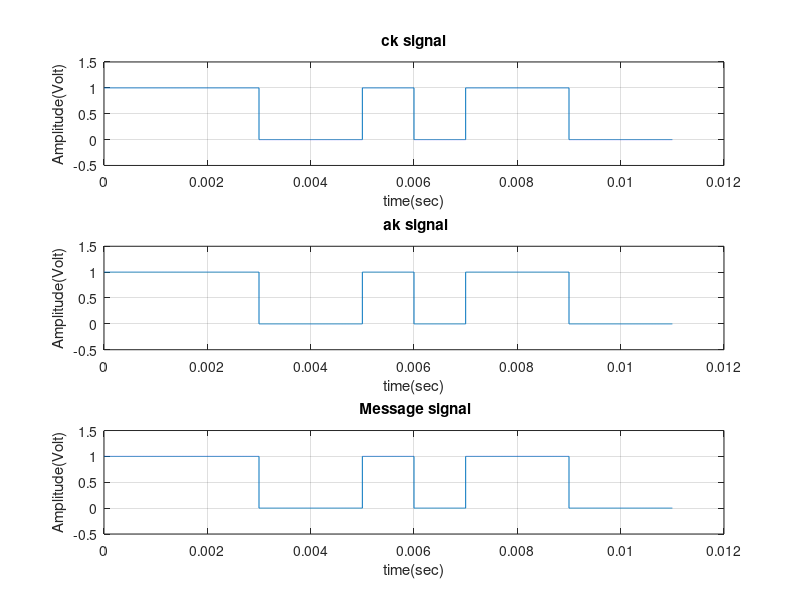

MATLAB code for this plot:
% question1(a)
clc;
close all;

Tb = .001;

% defined ak here
t1 = 0:Tb/999:Tb;
t2 = Tb:Tb/999:2*Tb;
t3 = 2*Tb:Tb/999:3*Tb;
t4 = 3*Tb:Tb/999:4*Tb;
t5 = 4*Tb:Tb/999:5*Tb;
t6 = 5*Tb:Tb/999:6*Tb;
t7 = 6*Tb:Tb/999:7*Tb;
t8 = 7*Tb:Tb/999:8*Tb;
t9 = 8*Tb:Tb/999:9*Tb;
t10 = 9*Tb:Tb/999:10*Tb;
t11 = 10*Tb:Tb/999:11*Tb;

%defining time 
t = [t1 t2 t3 t4 t5 t6 t7 t8 t9 t10 t11];

%initialising ck
y1 = 1*ones(size(t1));                     
y2 = 1*ones(size(t2));                    
y3 = 1*ones(size(t3));                     
y4 = 0*ones(size(t4));                     
y5 = 0*ones(size(t5));                    
y6 = 1*ones(size(t6));                    
y7 = 0*ones(size(t7));                    
y8 = 1*ones(size(t8));                     
y9 = 1*ones(size(t9));                     
y10 = 0*ones(size(t10));                     
y11 = 0*ones(size(t11));                     

%defining amplitudes of ak list
yck = [y1 y2 y3 y4 y5 y6 y7 y8 y9 y10 y11];

%plot ck
figure(1);
subplot(3,1,1);
plot(t ,yck); 
ylim([-0.5 1.5]);
title("ck signal");
xlabel("time(sec)");
ylabel("Amplitude(Volt)");
grid on;

% 1 is mapped to 1 and 0 to 0
% both ak and ck are same
yak = yck;

%plot ak
subplot(3,1,2);
plot(t ,yak);
ylim([-0.5 1.5]);
title(" ak signal");
xlabel("time(sec)");
ylabel("Amplitude(Volt)");
grid on;

%Given that 1 is mapped to 1, while 0 to 0 
%mt and ak are same   
ym = yck;

%plot mt 
subplot(3,1,3);
plot(t ,ym); 
ylim([-0.5 1.5]);
title(" Message signal");
xlabel("time(sec)");
ylabel("Amplitude(Volt)");
grid on; 
